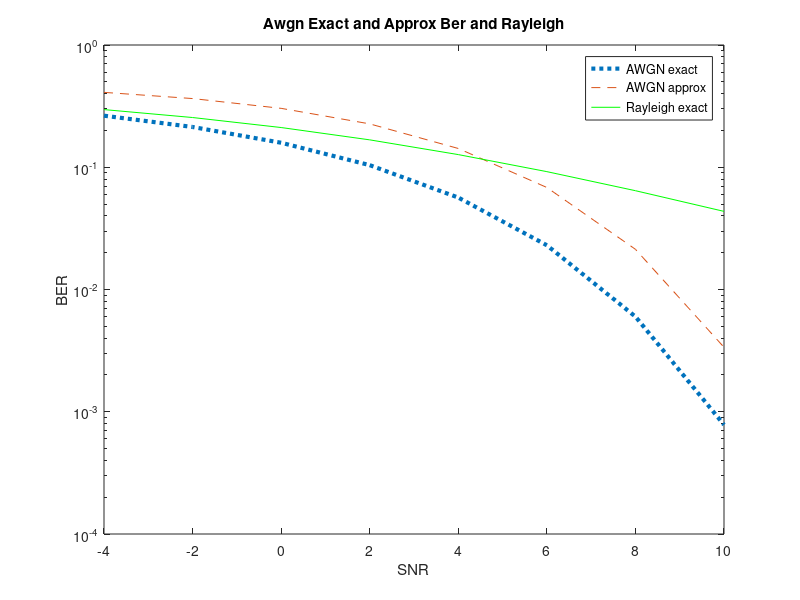

MATLAB code for this plot:
clear all;
close all; 
clc; snr=-4:2:10;
snr_linear=10.^(snr/10);
ber_awgn_exact=qfunc(sqrt(snr_linear)); 
ber_awgn_approx=0.5*exp(-snr_linear./2);
ber_rayleigh_exact=(0.5-0.5*sqrt(snr_linear./(snr_linear+2))); 
figure;
semilogy(snr,ber_awgn_exact,':','linewidth',3);
title("Awgn Exact and Approx Ber and Rayleigh");
xlabel("SNR"); ylabel("BER"); 
hold on 
semilogy(snr,ber_awgn_approx,'--'); 
hold on
semilogy(snr,ber_rayleigh_exact,'g'); 
legend("AWGN exact","AWGN approx",'Rayleigh exact');